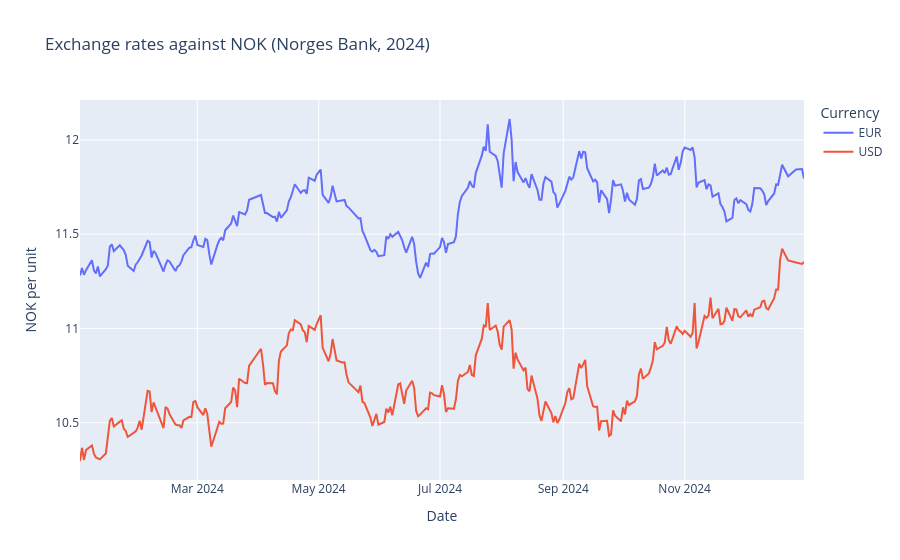

Write notebook code for a chart like this one.
### Markdown cell above
### Test of the function

Daily (business-day) EUR and USD rates for 2024, plus a monthly version of the same period
to show that the frequency can be changed.

### Code cell
# Daily rates (business days only: no values on weekends and Norwegian bank holidays)
rates_daily = download_exchange_rates("2024-01-01", "2024-12-31")
print(f"{len(rates_daily)} business days downloaded")
display(rates_daily.head())

# Monthly averages for the same period, to show the frequency parameter
rates_monthly = download_exchange_rates("2024-01-01", "2024-12-31", frequency="M")
display(rates_monthly)

# Interactive Plotly line chart: hover shows the exact value, drag to zoom
fig = px.line(
    rates_daily,
    labels={"value": "NOK per unit", "date": "Date", "variable": "Currency"},
    title="Exchange rates against NOK (Norges Bank, 2024)",
)
fig.show()

### Figure 1 — Plotly figure (JSON) as saved in the notebook; plotly's stock layout.template omitted (floating-point values rounded to 4 significant figures; data arrays with more than 128 entries replaced by an {"elided": "..."} marker saying what was removed)
{"data": [{"hovertemplate": "Currency=EUR<br>Date=%{x}<br>NOK per unit=%{y}<extra></extra>", "legendgroup": "EUR", "line": {"color": "#636efa", "dash": "solid"}, "marker": {"symbol": "circle"}, "mode": "lines", "name": "EUR", "orientation": "v", "showlegend": true, "type": "scatter", "x": {"elided": "251 str values"}, "xaxis": "x", "y": {"elided": "251 float values"}, "yaxis": "y"}, {"hovertemplate": "Currency=USD<br>Date=%{x}<br>NOK per unit=%{y}<extra></extra>", "legendgroup": "USD", "line": {"color": "#EF553B", "dash": "solid"}, "marker": {"symbol": "circle"}, "mode": "lines", "name": "USD", "orientation": "v", "showlegend": true, "type": "scatter", "x": {"elided": "251 str values"}, "xaxis": "x", "y": {"elided": "251 float values"}, "yaxis": "y"}], "layout": {"legend": {"title": {"text": "Currency"}, "tracegroupgap": 0}, "title": {"text": "Exchange rates against NOK (Norges Bank, 2024)"}, "xaxis": {"anchor": "y", "domain": [0, 1], "title": {"text": "Date"}}, "yaxis": {"anchor": "x", "domain": [0, 1], "title": {"text": "NOK per unit"}}}}
